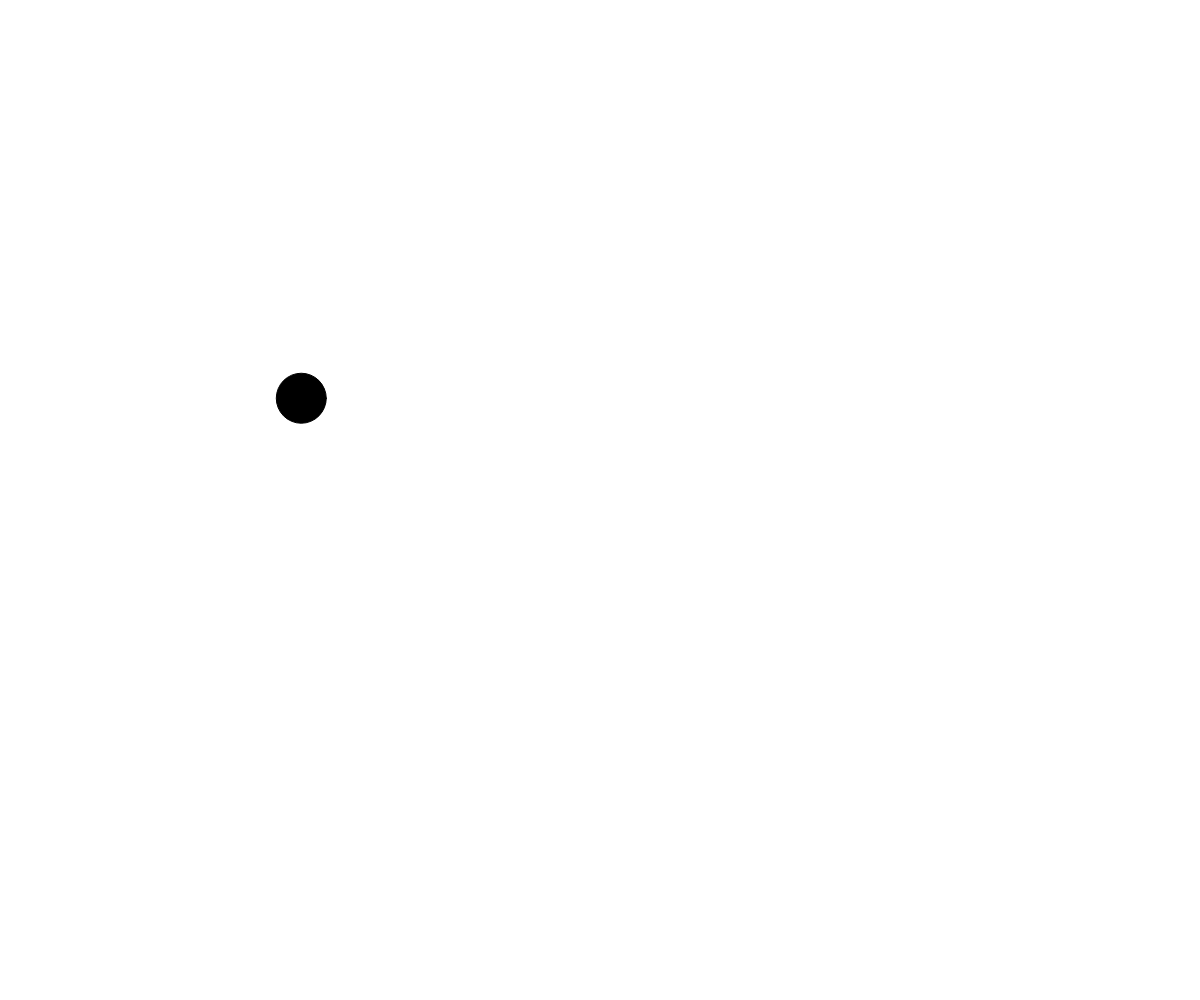
Frame 1 (no input)
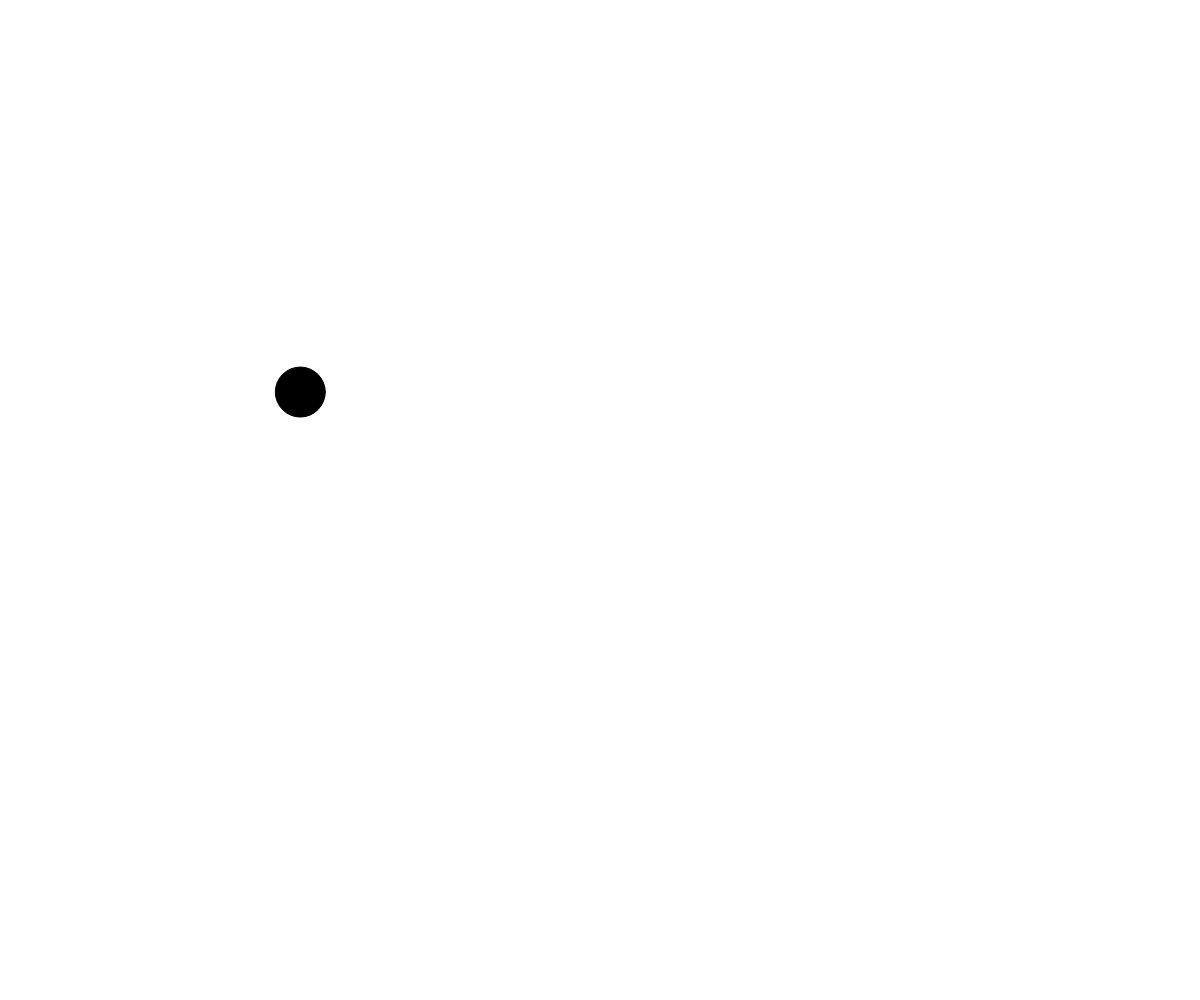
Frame 60 (no input)
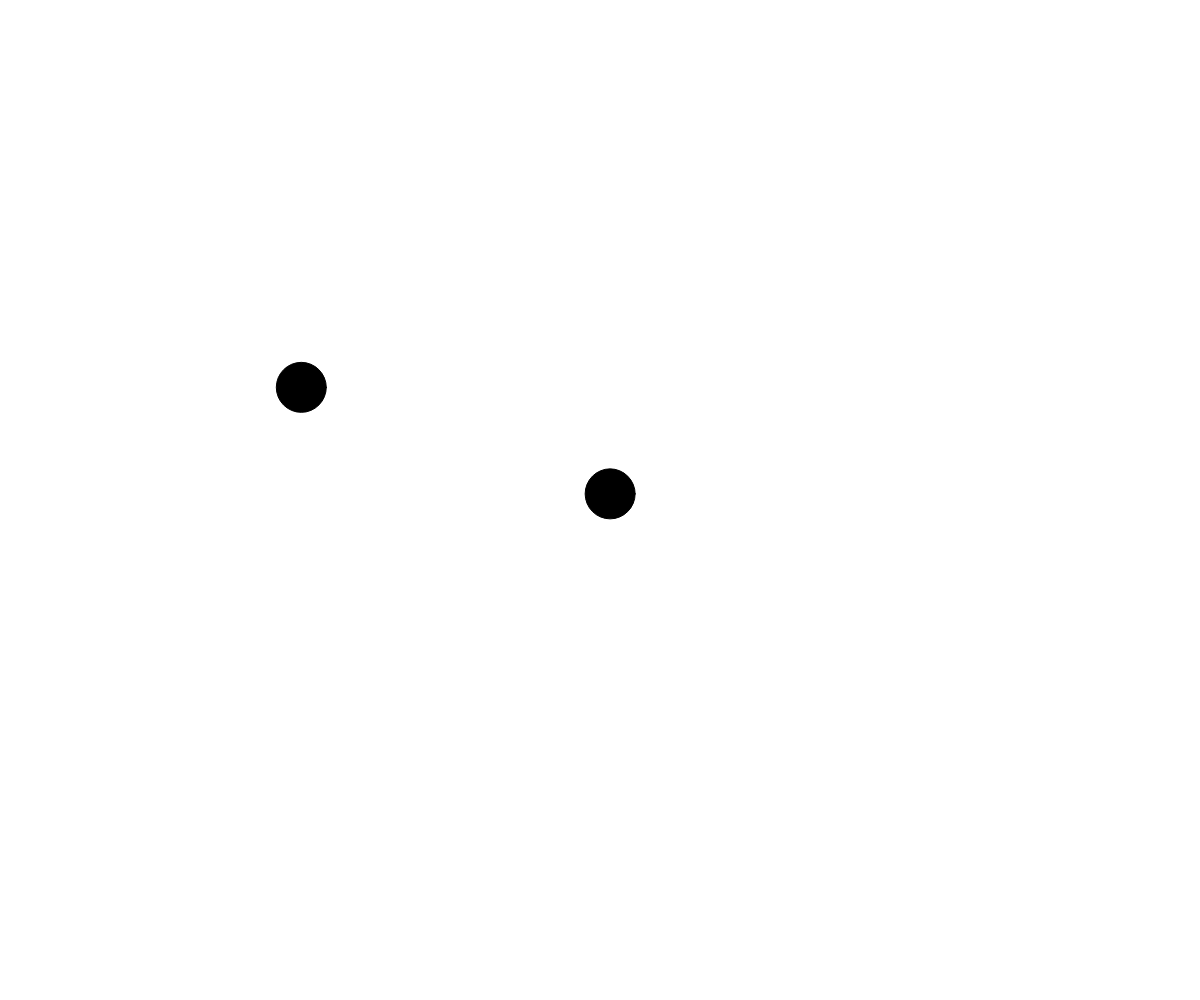
Frame 120 (the mouse pressed at the canvas centre since frame 60)

The p5.js sketch that drew these frames (run headless with seeded random() and noise() and a simulated clock; from frame 60 on, the mouse is pressed at the canvas centre):

// p5.js sketch
// ── sketch.js
// ball OOP
// Dan Schellenberg
// Ar 16, 2018

let ballArray = [];

function setup() {
  createCanvas(windowWidth, windowHeight);
  ballArray.push(new Ball(300, 400));
}

function draw() {
  background(255);

  for (let i=0; i<ballArray.length; i++) {
    ballArray[i].jiggle();
    ballArray[i].display();
  }

}

function mousePressed() {
  ballArray.push(new Ball(mouseX, mouseY));
}

class Ball {
  constructor(x, y) {
    this.x = x;
    this.y = y;
    this.radius = 50;
  }

  display() {
    fill(0);
    ellipse(this.x, this.y, this.radius, this.radius);
  }

  jiggle() {
    this.x += random(-3, 3);
    this.y += random(-3, 3);
  }

  goTo(x, y) {
    this.x = x;
    this.y = y;
  }
}
